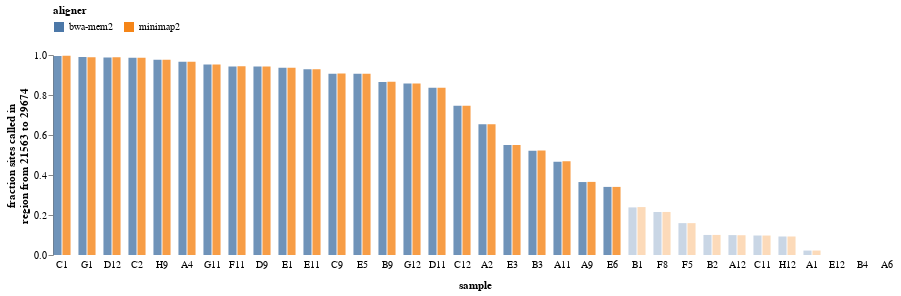

The cell this chart's notebook holds for it:
### Markdown cell above
Make paired bar chart as [here](https://stackoverflow.com/questions/43797379/how-to-create-a-grouped-bar-chart-in-altair):

### Code cell
samples_sorted_by_coverage = (
    seqs
    .sort_values('frac_sites_called', ascending=False)
    ['sample']
    .unique()
    .tolist()
    )

patient_group_selection = alt.selection_single(
    name='patient',
    bind=alt.binding_select(options=seqs['group'].unique().tolist()),
    fields=['group'],
    init={'group': seqs['group'].values[0]}
    )

frac_cov_chart = (
    alt.Chart(seqs.drop(columns='sequence'))
    .encode(x=alt.X('aligner:N',
                    axis=None,
                    ),
            y=alt.Y('frac_sites_called',
                    axis=alt.Axis(grid=False),
                    title=[f"fraction sites called in", f"region from {seq_start} to {seq_end}"],
                    ),
            color=alt.Color('aligner:N',
                            legend=alt.Legend(orient='top'),
                            ),
            opacity=alt.Opacity('adequate_coverage:N',
                                legend=None),
            column=alt.Column(
                'sample:N',
                title='sample',
                sort=samples_sorted_by_coverage,
                header=alt.Header(labelOrient='bottom',
                                  labelPadding=5,
                                  titleOrient='bottom',
                                  titlePadding=0),
                spacing=7,
                ),
            tooltip=['sample',
                     'aligner',
                     alt.Tooltip('frac_sites_called',
                                 title='fraction called',
                                 format='.3f'),
                     alt.Tooltip('sites_called',
                                 title='sites called'),
                     alt.Tooltip('adequate_coverage',
                                 title='adequate coverage')
                     ],
            )
    .mark_bar()
    .add_selection(patient_group_selection)
    .transform_filter(patient_group_selection)
    .configure_view(strokeWidth=0)
    .properties(width=18,
                height=200)
    )

frac_cov_chart

### Figure 1 — Vega-Lite specification as saved in the notebook (floating-point values rounded to 4 significant figures)
{"config": {"view": {"continuousWidth": 400, "continuousHeight": 300, "strokeWidth": 0}}, "data": {"name": "data-99fd71ef312679af415e39d5efd5a545"}, "mark": "bar", "encoding": {"color": {"type": "nominal", "field": "aligner", "legend": {"orient": "top"}}, "column": {"type": "nominal", "field": "sample", "header": {"labelOrient": "bottom", "labelPadding": 5, "titleOrient": "bottom", "titlePadding": 0}, "sort": ["R11", "C1", "G1", "D12", "C2", "H9", "A4", "G11", "F11", "D9", "E1", "E11", "C9", "E5", "B9", "G12", "D11", "R12", "C12", "A2", "R05", "R15", "E3", "B3", "A11", "R06", "A9", "E6", "R10", "R01", "R07", "B1", "R03", "F8", "R13", "R04", "F5", "R09", "R14", "B2", "A12", "C11", "H12", "R02", "A1", "E12", "R08", "B4", "A6", "R16"], "spacing": 7, "title": "sample"}, "opacity": {"type": "nominal", "field": "adequate_coverage", "legend": null}, "tooltip": [{"type": "nominal", "field": "sample"}, {"type": "nominal", "field": "aligner"}, {"type": "quantitative", "field": "frac_sites_called", "format": ".3f", "title": "fraction called"}, {"type": "quantitative", "field": "sites_called", "title": "sites called"}, {"type": "nominal", "field": "adequate_coverage", "title": "adequate coverage"}], "x": {"type": "nominal", "axis": null, "field": "aligner"}, "y": {"type": "quantitative", "axis": {"grid": false}, "field": "frac_sites_called", "title": ["fraction sites called in", "region from 21563 to 29674"]}}, "height": 200, "selection": {"patient": {"type": "single", "bind": {"input": "select", "options": ["early outpatient", "February hospitalized patient"]}, "fields": ["group"], "init": {"group": "early outpatient"}}}, "transform": [{"filter": {"selection": "patient"}}], "width": 18, "$schema": "https://vega.github.io/schema/vega-lite/v4.8.1.json", "datasets": {"data-99fd71ef312679af415e39d5efd5a545": [{"sample": "A1", "aligner": "minimap2", "group": "early outpatient", "sites": 8112, "sites_called": 181, "frac_sites_called": 0.02231, "max_frac_sites_called": 0.02231, "adequate_coverage": false}, {"sample": "A2", "aligner": "minimap2", "group": "early outpatient", "sites": 8112, "sites_called": 5305, "frac_sites_called": 0.654, "max_frac_sites_called": 0.654, "adequate_coverage": true}, {"sample": "A4", "aligner": "minimap2", "group": "early outpatient", "sites": 8112, "sites_called": 7840, "frac_sites_called": 0.9665, "max_frac_sites_called": 0.9665, "adequate_coverage": true}, {"sample": "A6", "aligner": "minimap2", "group": "early outpatient", "sites": 8112, "sites_called": 0, "frac_sites_called": 0.0, "max_frac_sites_called": 0.0, "adequate_coverage": false}, {"sample": "A9", "aligner": "minimap2", "group": "early outpatient", "sites": 8112, "sites_called": 2965, "frac_sites_called": 0.3655, "max_frac_sites_called": 0.3655, "adequate_coverage": true}, {"sample": "A11", "aligner": "minimap2", "group": "early outpatient", "sites": 8112, "sites_called": 3798, "frac_sites_called": 0.4682, "max_frac_sites_called": 0.4682, "adequate_coverage": true}, {"sample": "A12", "aligner": "minimap2", "group": "early outpatient", "sites": 8112, "sites_called": 802, "frac_sites_called": 0.09887, "max_frac_sites_called": 0.09961, "adequate_coverage": false}, {"sample": "B1", "aligner": "minimap2", "group": "early outpatient", "sites": 8112, "sites_called": 1944, "frac_sites_called": 0.2396, "max_frac_sites_called": 0.2396, "adequate_coverage": false}, {"sample": "B2", "aligner": "minimap2", "group": "early outpatient", "sites": 8112, "sites_called": 814, "frac_sites_called": 0.1003, "max_frac_sites_called": 0.1003, "adequate_coverage": false}, {"sample": "B3", "aligner": "minimap2", "group": "early outpatient", "sites": 8112, "sites_called": 4239, "frac_sites_called": 0.5226, "max_frac_sites_called": 0.5226, "adequate_coverage": true}, {"sample": "B4", "aligner": "minimap2", "group": "early outpatient", "sites": 8112, "sites_called": 0, "frac_sites_called": 0.0, "max_frac_sites_called": 0.0, "adequate_coverage": false}, {"sample": "B9", "aligner": "minimap2", "group": "early outpatient", "sites": 8112, "sites_called": 7025, "frac_sites_called": 0.866, "max_frac_sites_called": 0.866, "adequate_coverage": true}, {"sample": "C1", "aligner": "minimap2", "group": "early outpatient", "sites": 8112, "sites_called": 8079, "frac_sites_called": 0.9959, "max_frac_sites_called": 0.9959, "adequate_coverage": true}, {"sample": "C2", "aligner": "minimap2", "group": "early outpatient", "sites": 8112, "sites_called": 7999, "frac_sites_called": 0.9861, "max_frac_sites_called": 0.9861, "adequate_coverage": true}, {"sample": "C9", "aligner": "minimap2", "group": "early outpatient", "sites": 8112, "sites_called": 7357, "frac_sites_called": 0.9069, "max_frac_sites_called": 0.9069, "adequate_coverage": true}, {"sample": "C11", "aligner": "minimap2", "group": "early outpatient", "sites": 8112, "sites_called": 790, "frac_sites_called": 0.09739, "max_frac_sites_called": 0.09751, "adequate_coverage": false}, {"sample": "C12", "aligner": "minimap2", "group": "early outpatient", "sites": 8112, "sites_called": 6058, "frac_sites_called": 0.7468, "max_frac_sites_called": 0.7468, "adequate_coverage": true}, {"sample": "D9", "aligner": "minimap2", "group": "early outpatient", "sites": 8112, "sites_called": 7646, "frac_sites_called": 0.9426, "max_frac_sites_called": 0.9426, "adequate_coverage": true}, {"sample": "D11", "aligner": "minimap2", "group": "early outpatient", "sites": 8112, "sites_called": 6785, "frac_sites_called": 0.8364, "max_frac_sites_called": 0.8364, "adequate_coverage": true}, {"sample": "D12", "aligner": "minimap2", "group": "early outpatient", "sites": 8112, "sites_called": 8021, "frac_sites_called": 0.9888, "max_frac_sites_called": 0.9888, "adequate_coverage": true}, {"sample": "E1", "aligner": "minimap2", "group": "early outpatient", "sites": 8112, "sites_called": 7597, "frac_sites_called": 0.9365, "max_frac_sites_called": 0.9365, "adequate_coverage": true}, {"sample": "E3", "aligner": "minimap2", "group": "early outpatient", "sites": 8112, "sites_called": 4460, "frac_sites_called": 0.5498, "max_frac_sites_called": 0.5498, "adequate_coverage": true}, {"sample": "E5", "aligner": "minimap2", "group": "early outpatient", "sites": 8112, "sites_called": 7355, "frac_sites_called": 0.9067, "max_frac_sites_called": 0.9067, "adequate_coverage": true}, {"sample": "E6", "aligner": "minimap2", "group": "early outpatient", "sites": 8112, "sites_called": 2762, "frac_sites_called": 0.3405, "max_frac_sites_called": 0.3405, "adequate_coverage": true}, {"sample": "E11", "aligner": "minimap2", "group": "early outpatient", "sites": 8112, "sites_called": 7539, "frac_sites_called": 0.9294, "max_frac_sites_called": 0.9294, "adequate_coverage": true}, {"sample": "E12", "aligner": "minimap2", "group": "early outpatient", "sites": 8112, "sites_called": 0, "frac_sites_called": 0.0, "max_frac_sites_called": 0.0, "adequate_coverage": false}, {"sample": "F5", "aligner": "minimap2", "group": "early outpatient", "sites": 8112, "sites_called": 1293, "frac_sites_called": 0.1594, "max_frac_sites_called": 0.1594, "adequate_coverage": false}, {"sample": "F8", "aligner": "minimap2", "group": "early outpatient", "sites": 8112, "sites_called": 1746, "frac_sites_called": 0.2152, "max_frac_sites_called": 0.2152, "adequate_coverage": false}, {"sample": "F11", "aligner": "minimap2", "group": "early outpatient", "sites": 8112, "sites_called": 7656, "frac_sites_called": 0.9438, "max_frac_sites_called": 0.9438, "adequate_coverage": true}, {"sample": "G1", "aligner": "minimap2", "group": "early outpatient", "sites": 8112, "sites_called": 8023, "frac_sites_called": 0.989, "max_frac_sites_called": 0.9898, "adequate_coverage": true}, {"sample": "G11", "aligner": "minimap2", "group": "early outpatient", "sites": 8112, "sites_called": 7725, "frac_sites_called": 0.9523, "max_frac_sites_called": 0.9523, "adequate_coverage": true}, {"sample": "G12", "aligner": "minimap2", "group": "early outpatient", "sites": 8112, "sites_called": 6959, "frac_sites_called": 0.8579, "max_frac_sites_called": 0.8579, "adequate_coverage": true}, {"sample": "H9", "aligner": "minimap2", "group": "early outpatient", "sites": 8112, "sites_called": 7915, "frac_sites_called": 0.9757, "max_frac_sites_called": 0.976, "adequate_coverage": true}, {"sample": "H12", "aligner": "minimap2", "group": "early outpatient", "sites": 8112, "sites_called": 751, "frac_sites_called": 0.09258, "max_frac_sites_called": 0.09258, "adequate_coverage": false}, {"sample": "R01", "aligner": "minimap2", "group": "February hospitalized patient", "sites": 8112, "sites_called": 2078, "frac_sites_called": 0.2562, "max_frac_sites_called": 0.2562, "adequate_coverage": true}, {"sample": "R02", "aligner": "minimap2", "group": "February hospitalized patient", "sites": 8112, "sites_called": 633, "frac_sites_called": 0.07803, "max_frac_sites_called": 0.07803, "adequate_coverage": false}, {"sample": "R03", "aligner": "minimap2", "group": "February hospitalized patient", "sites": 8112, "sites_called": 1830, "frac_sites_called": 0.2256, "max_frac_sites_called": 0.2256, "adequate_coverage": false}, {"sample": "R04", "aligner": "minimap2", "group": "February hospitalized patient", "sites": 8112, "sites_called": 1380, "frac_sites_called": 0.1701, "max_frac_sites_called": 0.1701, "adequate_coverage": false}, {"sample": "R05", "aligner": "minimap2", "group": "February hospitalized patient", "sites": 8112, "sites_called": 4932, "frac_sites_called": 0.608, "max_frac_sites_called": 0.608, "adequate_coverage": true}, {"sample": "R06", "aligner": "minimap2", "group": "February hospitalized patient", "sites": 8112, "sites_called": 3652, "frac_sites_called": 0.4502, "max_frac_sites_called": 0.4502, "adequate_coverage": true}, {"sample": "R07", "aligner": "minimap2", "group": "February hospitalized patient", "sites": 8112, "sites_called": 1954, "frac_sites_called": 0.2409, "max_frac_sites_called": 0.2411, "adequate_coverage": false}, {"sample": "R08", "aligner": "minimap2", "group": "February hospitalized patient", "sites": 8112, "sites_called": 0, "frac_sites_called": 0.0, "max_frac_sites_called": 0.0, "adequate_coverage": false}, {"sample": "R09", "aligner": "minimap2", "group": "February hospitalized patient", "sites": 8112, "sites_called": 900, "frac_sites_called": 0.1109, "max_frac_sites_called": 0.1109, "adequate_coverage": false}, {"sample": "R10", "aligner": "minimap2", "group": "February hospitalized patient", "sites": 8112, "sites_called": 2327, "frac_sites_called": 0.2869, "max_frac_sites_called": 0.2869, "adequate_coverage": true}, {"sample": "R11", "aligner": "minimap2", "group": "February hospitalized patient", "sites": 8112, "sites_called": 8082, "frac_sites_called": 0.9963, "max_frac_sites_called": 0.9963, "adequate_coverage": true}, {"sample": "R12", "aligner": "minimap2", "group": "February hospitalized patient", "sites": 8112, "sites_called": 6755, "frac_sites_called": 0.8327, "max_frac_sites_called": 0.8327, "adequate_coverage": true}, {"sample": "R13", "aligner": "minimap2", "group": "February hospitalized patient", "sites": 8112, "sites_called": 1682, "frac_sites_called": 0.2073, "max_frac_sites_called": 0.2073, "adequate_coverage": false}, {"sample": "R14", "aligner": "minimap2", "group": "February hospitalized patient", "sites": 8112, "sites_called": 845, "frac_sites_called": 0.1042, "max_frac_sites_called": 0.1042, "adequate_coverage": false}, {"sample": "R15", "aligner": "minimap2", "group": "February hospitalized patient", "sites": 8112, "sites_called": 4659, "frac_sites_called": 0.5743, "max_frac_sites_called": 0.5743, "adequate_coverage": true}, {"sample": "R16", "aligner": "minimap2", "group": "February hospitalized patient", "sites": 8112, "sites_called": 0, "frac_sites_called": 0.0, "max_frac_sites_called": 0.0, "adequate_coverage": false}, {"sample": "A1", "aligner": "bwa-mem2", "group": "early outpatient", "sites": 8112, "sites_called": 180, "frac_sites_called": 0.02219, "max_frac_sites_called": 0.02231, "adequate_coverage": false}, {"sample": "A2", "aligner": "bwa-mem2", "group": "early outpatient", "sites": 8112, "sites_called": 5302, "frac_sites_called": 0.6536, "max_frac_sites_called": 0.654, "adequate_coverage": true}, {"sample": "A4", "aligner": "bwa-mem2", "group": "early outpatient", "sites": 8112, "sites_called": 7835, "frac_sites_called": 0.9659, "max_frac_sites_called": 0.9665, "adequate_coverage": true}, {"sample": "A6", "aligner": "bwa-mem2", "group": "early outpatient", "sites": 8112, "sites_called": 0, "frac_sites_called": 0.0, "max_frac_sites_called": 0.0, "adequate_coverage": false}, {"sample": "A9", "aligner": "bwa-mem2", "group": "early outpatient", "sites": 8112, "sites_called": 2959, "frac_sites_called": 0.3648, "max_frac_sites_called": 0.3655, "adequate_coverage": true}, {"sample": "A11", "aligner": "bwa-mem2", "group": "early outpatient", "sites": 8112, "sites_called": 3783, "frac_sites_called": 0.4663, "max_frac_sites_called": 0.4682, "adequate_coverage": true}, {"sample": "A12", "aligner": "bwa-mem2", "group": "early outpatient", "sites": 8112, "sites_called": 808, "frac_sites_called": 0.09961, "max_frac_sites_called": 0.09961, "adequate_coverage": false}, {"sample": "B1", "aligner": "bwa-mem2", "group": "early outpatient", "sites": 8112, "sites_called": 1931, "frac_sites_called": 0.238, "max_frac_sites_called": 0.2396, "adequate_coverage": false}, {"sample": "B2", "aligner": "bwa-mem2", "group": "early outpatient", "sites": 8112, "sites_called": 813, "frac_sites_called": 0.1002, "max_frac_sites_called": 0.1003, "adequate_coverage": false}, {"sample": "B3", "aligner": "bwa-mem2", "group": "early outpatient", "sites": 8112, "sites_called": 4233, "frac_sites_called": 0.5218, "max_frac_sites_called": 0.5226, "adequate_coverage": true}, {"sample": "B4", "aligner": "bwa-mem2", "group": "early outpatient", "sites": 8112, "sites_called": 0, "frac_sites_called": 0.0, "max_frac_sites_called": 0.0, "adequate_coverage": false}, {"sample": "B9", "aligner": "bwa-mem2", "group": "early outpatient", "sites": 8112, "sites_called": 7020, "frac_sites_called": 0.8654, "max_frac_sites_called": 0.866, "adequate_coverage": true}, {"sample": "C1", "aligner": "bwa-mem2", "group": "early outpatient", "sites": 8112, "sites_called": 8074, "frac_sites_called": 0.9953, "max_frac_sites_called": 0.9959, "adequate_coverage": true}, {"sample": "C2", "aligner": "bwa-mem2", "group": "early outpatient", "sites": 8112, "sites_called": 7997, "frac_sites_called": 0.9858, "max_frac_sites_called": 0.9861, "adequate_coverage": true}, {"sample": "C9", "aligner": "bwa-mem2", "group": "early outpatient", "sites": 8112, "sites_called": 7352, "frac_sites_called": 0.9063, "max_frac_sites_called": 0.9069, "adequate_coverage": true}, {"sample": "C11", "aligner": "bwa-mem2", "group": "early outpatient", "sites": 8112, "sites_called": 791, "frac_sites_called": 0.09751, "max_frac_sites_called": 0.09751, "adequate_coverage": false}, {"sample": "C12", "aligner": "bwa-mem2", "group": "early outpatient", "sites": 8112, "sites_called": 6056, "frac_sites_called": 0.7465, "max_frac_sites_called": 0.7468, "adequate_coverage": true}, {"sample": "D9", "aligner": "bwa-mem2", "group": "early outpatient", "sites": 8112, "sites_called": 7644, "frac_sites_called": 0.9423, "max_frac_sites_called": 0.9426, "adequate_coverage": true}, {"sample": "D11", "aligner": "bwa-mem2", "group": "early outpatient", "sites": 8112, "sites_called": 6783, "frac_sites_called": 0.8362, "max_frac_sites_called": 0.8364, "adequate_coverage": true}, {"sample": "D12", "aligner": "bwa-mem2", "group": "early outpatient", "sites": 8112, "sites_called": 8014, "frac_sites_called": 0.9879, "max_frac_sites_called": 0.9888, "adequate_coverage": true}, {"sample": "E1", "aligner": "bwa-mem2", "group": "early outpatient", "sites": 8112, "sites_called": 7593, "frac_sites_called": 0.936, "max_frac_sites_called": 0.9365, "adequate_coverage": true}, {"sample": "E3", "aligner": "bwa-mem2", "group": "early outpatient", "sites": 8112, "sites_called": 4458, "frac_sites_called": 0.5496, "max_frac_sites_called": 0.5498, "adequate_coverage": true}, {"sample": "E5", "aligner": "bwa-mem2", "group": "early outpatient", "sites": 8112, "sites_called": 7351, "frac_sites_called": 0.9062, "max_frac_sites_called": 0.9067, "adequate_coverage": true}, {"sample": "E6", "aligner": "bwa-mem2", "group": "early outpatient", "sites": 8112, "sites_called": 2762, "frac_sites_called": 0.3405, "max_frac_sites_called": 0.3405, "adequate_coverage": true}, {"sample": "E11", "aligner": "bwa-mem2", "group": "early outpatient", "sites": 8112, "sites_called": 7537, "frac_sites_called": 0.9291, "max_frac_sites_called": 0.9294, "adequate_coverage": true}, {"sample": "E12", "aligner": "bwa-mem2", "group": "early outpatient", "sites": 8112, "sites_called": 0, "frac_sites_called": 0.0, "max_frac_sites_called": 0.0, "adequate_coverage": false}, {"sample": "F5", "aligner": "bwa-mem2", "group": "early outpatient", "sites": 8112, "sites_called": 1293, "frac_sites_called": 0.1594, "max_frac_sites_called": 0.1594, "adequate_coverage": false}, {"sample": "F8", "aligner": "bwa-mem2", "group": "early outpatient", "sites": 8112, "sites_called": 1743, "frac_sites_called": 0.2149, "max_frac_sites_called": 0.2152, "adequate_coverage": false}, {"sample": "F11", "aligner": "bwa-mem2", "group": "early outpatient", "sites": 8112, "sites_called": 7650, "frac_sites_called": 0.943, "max_frac_sites_called": 0.9438, "adequate_coverage": true}, {"sample": "G1", "aligner": "bwa-mem2", "group": "early outpatient", "sites": 8112, "sites_called": 8029, "frac_sites_called": 0.9898, "max_frac_sites_called": 0.9898, "adequate_coverage": true}, {"sample": "G11", "aligner": "bwa-mem2", "group": "early outpatient", "sites": 8112, "sites_called": 7722, "frac_sites_called": 0.9519, "max_frac_sites_called": 0.9523, "adequate_coverage": true}, {"sample": "G12", "aligner": "bwa-mem2", "group": "early outpatient", "sites": 8112, "sites_called": 6957, "frac_sites_called": 0.8576, "max_frac_sites_called": 0.8579, "adequate_coverage": true}, {"sample": "H9", "aligner": "bwa-mem2", "group": "early outpatient", "sites": 8112, "sites_called": 7917, "frac_sites_called": 0.976, "max_frac_sites_called": 0.976, "adequate_coverage": true}, {"sample": "H12", "aligner": "bwa-mem2", "group": "early outpatient", "sites": 8112, "sites_called": 751, "frac_sites_called": 0.09258, "max_frac_sites_called": 0.09258, "adequate_coverage": false}, {"sample": "R01", "aligner": "bwa-mem2", "group": "February hospitalized patient", "sites": 8112, "sites_called": 2076, "frac_sites_called": 0.2559, "max_frac_sites_called": 0.2562, "adequate_coverage": true}, {"sample": "R02", "aligner": "bwa-mem2", "group": "February hospitalized patient", "sites": 8112, "sites_called": 622, "frac_sites_called": 0.07668, "max_frac_sites_called": 0.07803, "adequate_coverage": false}, {"sample": "R03", "aligner": "bwa-mem2", "group": "February hospitalized patient", "sites": 8112, "sites_called": 1820, "frac_sites_called": 0.2244, "max_frac_sites_called": 0.2256, "adequate_coverage": false}, {"sample": "R04", "aligner": "bwa-mem2", "group": "February hospitalized patient", "sites": 8112, "sites_called": 1380, "frac_sites_called": 0.1701, "max_frac_sites_called": 0.1701, "adequate_coverage": false}, {"sample": "R05", "aligner": "bwa-mem2", "group": "February hospitalized patient", "sites": 8112, "sites_called": 4927, "frac_sites_called": 0.6074, "max_frac_sites_called": 0.608, "adequate_coverage": true}, {"sample": "R06", "aligner": "bwa-mem2", "group": "February hospitalized patient", "sites": 8112, "sites_called": 3652, "frac_sites_called": 0.4502, "max_frac_sites_called": 0.4502, "adequate_coverage": true}, {"sample": "R07", "aligner": "bwa-mem2", "group": "February hospitalized patient", "sites": 8112, "sites_called": 1956, "frac_sites_called": 0.2411, "max_frac_sites_called": 0.2411, "adequate_coverage": false}, {"sample": "R08", "aligner": "bwa-mem2", "group": "February hospitalized patient", "sites": 8112, "sites_called": 0, "frac_sites_called": 0.0, "max_frac_sites_called": 0.0, "adequate_coverage": false}, {"sample": "R09", "aligner": "bwa-mem2", "group": "February hospitalized patient", "sites": 8112, "sites_called": 900, "frac_sites_called": 0.1109, "max_frac_sites_called": 0.1109, "adequate_coverage": false}, {"sample": "R10", "aligner": "bwa-mem2", "group": "February hospitalized patient", "sites": 8112, "sites_called": 2326, "frac_sites_called": 0.2867, "max_frac_sites_called": 0.2869, "adequate_coverage": true}, {"sample": "R11", "aligner": "bwa-mem2", "group": "February hospitalized patient", "sites": 8112, "sites_called": 8078, "frac_sites_called": 0.9958, "max_frac_sites_called": 0.9963, "adequate_coverage": true}, {"sample": "R12", "aligner": "bwa-mem2", "group": "February hospitalized patient", "sites": 8112, "sites_called": 6750, "frac_sites_called": 0.8321, "max_frac_sites_called": 0.8327, "adequate_coverage": true}, {"sample": "R13", "aligner": "bwa-mem2", "group": "February hospitalized patient", "sites": 8112, "sites_called": 1682, "frac_sites_called": 0.2073, "max_frac_sites_called": 0.2073, "adequate_coverage": false}, {"sample": "R14", "aligner": "bwa-mem2", "group": "February hospitalized patient", "sites": 8112, "sites_called": 840, "frac_sites_called": 0.1036, "max_frac_sites_called": 0.1042, "adequate_coverage": false}, {"sample": "R15", "aligner": "bwa-mem2", "group": "February hospitalized patient", "sites": 8112, "sites_called": 4658, "frac_sites_called": 0.5742, "max_frac_sites_called": 0.5743, "adequate_coverage": true}, {"sample": "R16", "aligner": "bwa-mem2", "group": "February hospitalized patient", "sites": 8112, "sites_called": 0, "frac_sites_called": 0.0, "max_frac_sites_called": 0.0, "adequate_coverage": false}]}}
